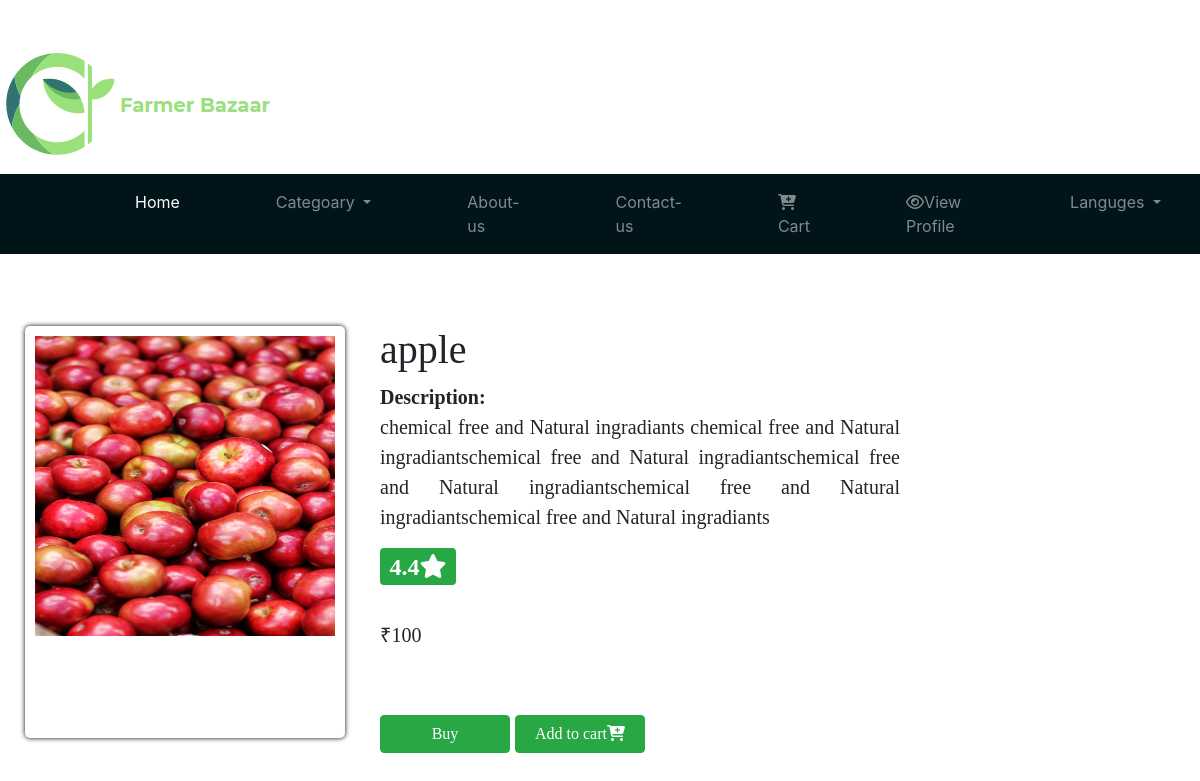
The app's page /user_dynamic1_product.php?id=43 (signed in) with its own data.
### tables this page shows
CREATE TABLE `product_final` (
  `id` int(11) NOT NULL,
  `type` varchar(255) NOT NULL,
  `name` varchar(255) NOT NULL,
  `image` varchar(255) NOT NULL,
  `price` int(255) NOT NULL,
  `quantity` int(255) NOT NULL,
  `address` varchar(255) NOT NULL,
  `username` varchar(255) NOT NULL
);

### user_dynamic1_product.php (the view, shortened to what this page needs)
<!DOCTYPE html>
<html>
<head>
		<link rel="stylesheet" href="https://stackpath.bootstrapcdn.com/bootstrap/4.5.2/css/bootstrap.min.css">
		 <link rel="stylesheet" href="https://stackpath.bootstrapcdn.com/font-awesome/4.7.0/css/font-awesome.min.css">
</head>
<body >
	<br><br>
  <div class="cnt">
    <div class="img-11" style="height: 30px; width:100px;">
      <img src="Images/logo3.png">
    </div>
</div>
<br><br><br><br>
<nav class="navbar navbar-expand-lg navbar-dark bg-dark" >
  <div class="container-fluid">
    <div class="collapse navbar-collapse" id="navbarSupportedContent" >
      <ul class="navbar-nav me-auto mb-2 mb-lg-0 ">
        <li class="nav-item">
          <a class="nav-link active" aria-current="page" href="User_Home_Page.php">Home</a>
        </li>
        <li class="nav-item dropdown">
          <a class="nav-link dropdown-toggle" href="#" id="navbarDropdown" role="button" data-bs-toggle="dropdown" aria-expanded="false">
           Categoary
          </a>
        </li>
        <li class="nav-item">
          <a class="nav-link" href="About-us-user.php">About-us</a>
        </li>
        <li class="nav-item">
          <a class="nav-link" href="user-contact.php">Contact-us</a>
        </li>
        <li class="nav-item">
          <a class="nav-link" href="#"><i class="fa fa-cart-plus" aria-hidden="true"></i> Cart</a>
        </li>
        <li class="nav-item">
          <a class="nav-link" href="User_Profile.php"><i class="fa fa-eye" aria-hidden="true"></i>View Profile</a>
        </li>
        <li class="nav-item dropdown">
          <a class="nav-link dropdown-toggle" href="#" id="navbarDropdown" role="button" data-bs-toggle="dropdown" aria-expanded="false">
           Languges
          </a>
        </li>
              </ul>
    </div>
  </div>
</nav>
<br><br><br>
<link rel="stylesheet" type="text/css" href="dynamic.css">
<div class="main container">
  <div class="row">
  <?php
  $con = mysqli_connect("localhost","root","","login1");
  $id = $_GET['id'];
  $sql ="select * from product_final where id='$id'";
  $queryfire = mysqli_query($con,$sql);
  $num=mysqli_num_rows($queryfire);
  if ($num >0) {
    while ($res = mysqli_fetch_array($queryfire)) {
      ?>
    <div class="row" style="text-align: justify;">
     <div class="img1">
     <img src=" <?php echo $res['image'];  ?>" alt="farmer" class="img-fluid mb-2" style="height: 300px; width:400px;">
    </div>
         <div class="Product">
           <h1 class="name"><?php echo $res['name'];  ?></h1>
             <p><b>Description: </b><br>
             chemical free and Natural ingradiants chemical free and Natural ingradiantschemical free and Natural ingradiantschemical free and Natural ingradiantschemical free and Natural ingradiantschemical free and Natural ingradiants </p>
     <h5 class="badge badge-success" style="font-size: 24px;">4.4<i class="fa fa-star "></i></h5><br><br>
     <h6 style="font-size: 20px;"> &#8377;<?php echo $res['price'];  ?> </h6><br><br>
      <button type="submit" class="btn btn-success" style="width: 130px;">Buy</button>
      <button type="submit" class="btn btn-success " style="width: 130px;">Add to cart<i class="fa fa-cart-plus"></i></button>
     </div>
    </div>
  </div>
  <?php
    }
  }
   ?>
</div>
</body>
</html>

### dynamic.css (style rules this page uses)
.main { display: flex; }
.img1 { margin-left: 10px; padding: 10px; border-radius: 5px; box-shadow: 0px 0px 5px 0px black; margin-bottom: 15px; width: 320px; }
.Product { width: 520px; font-size: 20px; font-family: serif; margin-left: 35px; }

### user_dynamic1_product.php (style rules this page uses)
.navbar { background-color: #00141a!important; }
.nav-link { margin-left:80px; }

### records on screen
product_final: image (picture), name "apple", price "100"
